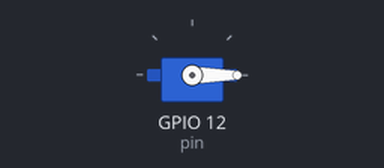
Bench run of a sketch on a simulated ESP32. Shown: servo.

Above: at 0.05 s.
At 4.0 s:
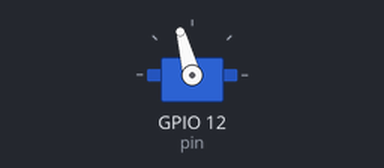
Timing chart, 0 to 5.2 s (numbered marks = the images above):
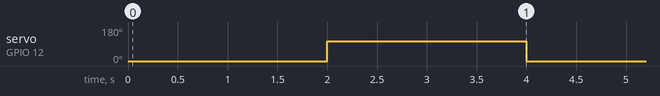

Measured:
- by itself, servo on GPIO 12 (pin): alternates 105° for 2.0 s and 0° for 2.0 s

The sketch:

Test_door.ino
```cpp
#include <ESP32Servo.h>

Servo servo1;
int pin = 12;
void setup() {
  // put your setup code here, to run once:
  pinMode(pin, OUTPUT);

  servo1.attach(pin);
}

void loop() {
  // put your main code here, to run repeatedly:
  servo1.write(0);
  delay(2000);
  servo1.write(105);
  delay(2000);
}
```
